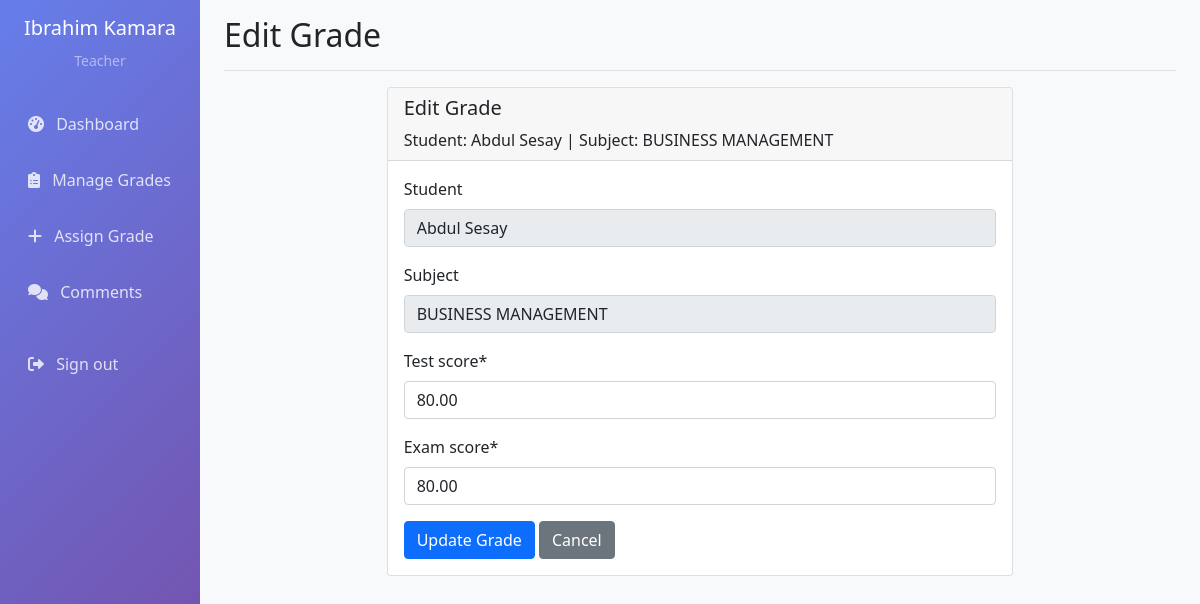
/grades/teacher/edit/25/ (signed in), run on the app's committed database.
### accounts/models.py (models this page shows, shortened)
class CustomUser(AbstractUser):
    USER_TYPE_CHOICES = (
        ('admin', 'Admin'),
        ('teacher', 'Teacher'),
        ('student', 'Student'),
    )
    email = models.EmailField(unique=True)
    user_type = models.CharField(max_length=10, choices=USER_TYPE_CHOICES)
    phone = models.PositiveIntegerField(max_length=15, blank=True)
    address = models.CharField(blank=True)
    USERNAME_FIELD = 'email'
    REQUIRED_FIELDS = ['username', 'user_type']

class Subject(models.Model):
    name = models.CharField(max_length=100)
    code = models.CharField(max_length=10, unique=True)
    description = models.CharField(blank=True)

### grades/models.py (models this page shows, shortened)
class Grade(models.Model):
    student = models.ForeignKey(CustomUser, on_delete=models.CASCADE, limit_choices_to={'user_type': 'student'})
    subject = models.ForeignKey(Subject, on_delete=models.CASCADE)
    teacher = models.ForeignKey(CustomUser, on_delete=models.CASCADE, limit_choices_to={'user_type': 'teacher'}, related_name='grades_given')
    test_score = models.DecimalField(max_digits=5, decimal_places=2, default=0)
    exam_score = models.DecimalField(max_digits=5, decimal_places=2, default=0)
    total_score = models.DecimalField(max_digits=5, decimal_places=2, default=0)
    created_at = models.DateTimeField(auto_now_add=True)
    updated_at = models.DateTimeField(auto_now=True)
    class Meta:
        unique_together = ['student', 'subject']

### grades/views.py (the view)
# urls.py: path('teacher/edit/<int:grade_id>/', views.edit_grade, name='edit_grade'),
@login_required
def edit_grade(request, grade_id):
    if request.user.user_type != 'teacher':
        messages.error(request, 'Access denied')
        return redirect('dashboard')
    grade = get_object_or_404(Grade, id=grade_id, teacher=request.user)
    if request.method == 'POST':
        form = GradeForm(request.POST, instance=grade, teacher=request.user)
        if form.is_valid():
            form.save()
            student_result, created = StudentResult.objects.get_or_create(student=grade.student)
            student_result.calculate_result()
            messages.success(request, 'Grade updated successfully')
            return redirect('teacher_grades')
    else:
        form = GradeForm(instance=grade, teacher=request.user)
        form.fields['student'].disabled = True
        form.fields['subject'].disabled = True
    return render(request, 'grades/edit_grade.html', {
        'form': form,
        'grade': grade,
        'editing': True  # Add this context variable
    })

### grades/forms.py (shortened to what this page needs)
class GradeForm(forms.ModelForm):
    class Meta:
        model = Grade
        fields = ['student', 'subject', 'test_score', 'exam_score']
        widgets = {
            'test_score': forms.NumberInput(attrs={'min': 0, 'max': 100, 'step': 0.01}),
            'exam_score': forms.NumberInput(attrs={'min': 0, 'max': 100, 'step': 0.01}),
        }
    def __init__(self, *args, **kwargs):
        teacher = kwargs.pop('teacher', None)
        super().__init__(*args, **kwargs)
        if teacher:
            if self.instance and self.instance.pk:
                self.fields['student'].disabled = True
                self.fields['subject'].disabled = True
                self.fields['student'].queryset = CustomUser.objects.filter(
                    id=self.instance.student.id,
                    user_type='student'
                )
                self.fields['subject'].queryset = Subject.objects.filter(
                    id=self.instance.subject.id
                )

### templates/grades/edit_grade.html (shortened to what this page needs)
{% extends 'base.html' %}
{% load crispy_forms_tags %}
{% block page_title %}Edit Grade{% endblock %}
{% block content %}
<div class="row justify-content-center">
    <div class="col-md-8">
        <div class="card">
            <div class="card-header">
                <h5>Edit Grade</h5>
                <p class="mb-0">
                    Student: {{ grade.student.get_full_name }} |
                    Subject: {{ grade.subject.name }}
                </p>
            </div>
            <div class="card-body">
                <form method="post">
                    <div class="mb-3">
                        <label class="form-label">Student</label>
                        <input type="text" class="form-control"
                               value="{{ grade.student.get_full_name }}" disabled>
                    </div>
                    <div class="mb-3">
                        <label class="form-label">Subject</label>
                        <input type="text" class="form-control"
                               value="{{ grade.subject.name }}" disabled>
                    </div>
                    {{ form.test_score|as_crispy_field }}
                    {{ form.exam_score|as_crispy_field }}
                    <div class="mt-3">
                        <button type="submit" class="btn btn-primary">Update Grade</button>
                        <a href="{% url 'teacher_grades' %}" class="btn btn-secondary">Cancel</a>
                    </div>
                </form>
            </div>
        </div>
    </div>
</div>
{% endblock %}

### templates/base.html (shortened to what this page needs)
<!DOCTYPE html>
<html lang="en">
<head>
    <link href="https://cdn.jsdelivr.net/npm/select2@4.1.0-rc.0/dist/css/select2.min.css" rel="stylesheet" />
    <link href="https://cdn.jsdelivr.net/npm/bootstrap@5.1.3/dist/css/bootstrap.min.css" rel="stylesheet">
    <link href="https://cdnjs.cloudflare.com/ajax/libs/font-awesome/6.0.0/css/all.min.css" rel="stylesheet">
</head>
<body>
    <div class="container-fluid">
        <div class="row">
            {% if request.user.is_authenticated %}
            <nav class="col-md-3 col-lg-2 d-md-block sidebar collapse">
                <div class="position-sticky pt-3">
                    <div class="text-center mb-4">
                        <h5 class="text-white">{{ request.user.get_full_name }}</h5>
                        <small class="text-white-50">{{ request.user.user_type|title }}</small>
                    </div>
                    <ul class="nav flex-column">
                        <li class="nav-item">
                            <a class="nav-link" href="{% url 'dashboard' %}">
                                <i class="fas fa-tachometer-alt me-2"></i>
                                Dashboard
                            </a>
                        </li>
                        {% if request.user.user_type == 'teacher' %}
                        <li class="nav-item">
                            <a class="nav-link" href="{% url 'teacher_grades' %}">
                                <i class="fas fa-clipboard-list me-2"></i>
                                Manage Grades
                            </a>
                        </li>
                        <li class="nav-item">
    <a class="nav-link" href="{% url 'teacher_assigned_classes' %}">
        <i class="fas fa-plus me-2"></i>
        Assign Grade
    </a>
</li>
                        <li class="nav-item">
                            <a class="nav-link" href="{% url 'comments' %}">
                                <i class="fas fa-comments me-2"></i>
                                Comments
                            </a>
                        </li>
                        {% endif %}
                        <li class="nav-item mt-3">
                            <a class="nav-link" href="{% url 'logout' %}">
                                <i class="fas fa-sign-out-alt me-2"></i>
                                Sign out
                            </a>
                        </li>
                    </ul>
                </div>
            </nav>
            {% endif %}
            <main class="col-md-9 ms-sm-auto col-lg-10 px-md-4 main-content">
                {% if request.user.is_authenticated %}
                <div class="d-flex justify-content-between flex-wrap flex-md-nowrap align-items-center pt-3 pb-2 mb-3 border-bottom">
                    <h1 class="h2">{% block page_title %}Dashboard{% endblock %}</h1>
                </div>
                {% endif %}
                {% block content %}
                {% endblock %}
            </main>
        </div>
    </div>
</body>
</html>

### templates/base.html (style rules this page uses)
.sidebar { min-height: 100vh; background: linear-gradient(135deg, #667eea 0%, #764ba2 100%); }
.sidebar .nav-link { color: rgba(255, 255, 255, 0.8); padding: 0.75rem 1rem; margin: 0.25rem 0; border-radius: 0.5rem; transition: all 0.3s; }
.main-content { background-color: #f8f9fa; min-height: 100vh; }

### data on the page
CustomUser: user.get_full_name "Ibrahim Kamara", user.user_type "Teacher"
Grade: student.get_full_name "Abdul Sesay", subject.name "BUSINESS MANAGEMENT", test_score "80.00", exam_score "80.00"
